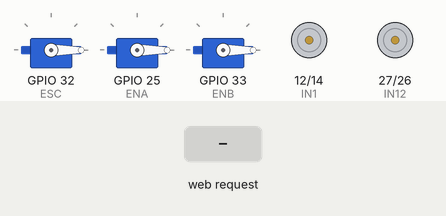
The sketch below on a simulated ESP32. On the bench: 3 × servo, motor-driver pin pairs drawn as motors (green arrow = first pin HIGH = forward, orange = second pin HIGH = backward, longer = more drive). The test bench sets the inputs (shaded band). What the sketch prints to the serial monitor is not drawn.

Above: at 2.2 s.
2.3 s: HTTP request GET /u?x=1&y=1&s=1 received
At 3.3 s:
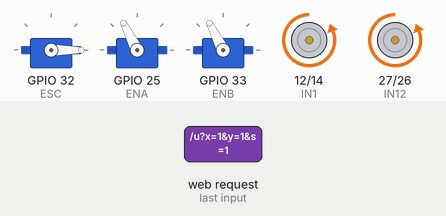
3.8 s: HTTP request GET /u?x=120&y=120&s=120 received
At 4.5 s:
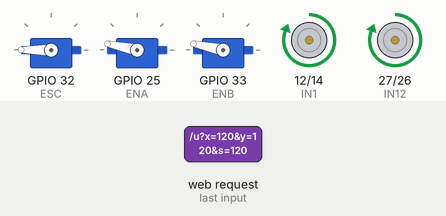
Timing chart, 0 to 6.8 s (numbered marks = the images above; inputs shaded):
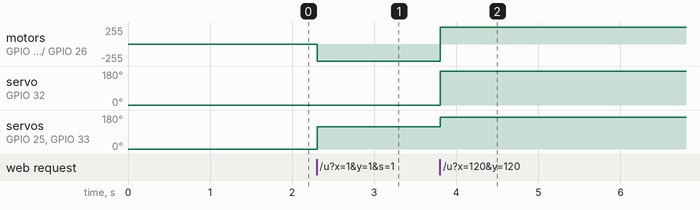

The sketch:

battlebotESP.ino
```cpp
#include <WiFi.h>
#include <WebServer.h>
#include <ESP32Servo.h>
#include "html_page.h"

// WiFi credentials
const char* ssid = "henesp";
const char* password = "12345678";

WebServer server(80);
Servo ESC; // ESC control instance
Servo ENA_Servo; // Servo for Motor 1 speed
Servo ENB_Servo; // Servo for Motor 2 speed

// Motor pin definitions
const int IN1 = 12;   // Motor 1 direction pin
const int IN2 = 14;   // Motor 1 direction pin
const int ENA = 25;    // Motor 1 speed PWM pin

const int IN12 = 27;  // Motor 2 direction pin
const int IN22 = 26;  // Motor 2 direction pin
const int ENB = 33;   // Motor 2 speed PWM pin

// Joystick values from HTML page
int xValue = 50;
int yValue = 50;
int sliderValue = 0; // Used for controlling the ESC
bool joystickEnabled = true;

void escControl() {
    int pwmVal = map(sliderValue, 0, 100, 0, 180);

    // Dead zone to prevent unintended small values affecting ESC
    if (pwmVal > 0 && pwmVal < 10) {
        pwmVal = 0;
    }

    ESC.write(pwmVal); // Write the PWM value to the ESC
}

// Motor control based on joystick's yValue
void motorControl() {
    int motorSpeed = map(abs(yValue - 50), 0, 50, 0, 120); // Map yValue distance from 50 to servo angle (0-180)

    if (yValue > 50) { // Move forward
        digitalWrite(IN1, HIGH);
        digitalWrite(IN2, LOW);
        digitalWrite(IN12, HIGH);
        digitalWrite(IN22, LOW);
    } else if (yValue < 50) { // Move backward
        digitalWrite(IN1, LOW);
        digitalWrite(IN2, HIGH);
        digitalWrite(IN12, LOW);
        digitalWrite(IN22, HIGH);
    } else { // Stop
        motorSpeed = 0;
        digitalWrite(IN1, LOW);
        digitalWrite(IN2, LOW);
        digitalWrite(IN12, LOW);
        digitalWrite(IN22, LOW);
    }

    // Set motor speeds using Servo.write
    ENA_Servo.write(motorSpeed);
    ENB_Servo.write(motorSpeed);

    Serial.printf("Motor Speed (Servo Angle): %d\n", motorSpeed);
}

void handleRoot() {
    server.send(200, "text/html", htmlPage);
}

void handleUpdate() {
    if (server.hasArg("x") && server.hasArg("y") && server.hasArg("s")) {
        xValue = server.arg("x").toInt();
        yValue = server.arg("y").toInt();
        sliderValue = server.arg("s").toInt();

        Serial.printf("X: %d, Y: %d, Slider: %d\n", xValue, yValue, sliderValue);
        server.send(200, "text/plain", "OK");
    } else {
        server.send(400, "text/plain", "Bad Request");
    }
}

void setup() {
    Serial.begin(115200);

    // Setup WiFi
    WiFi.softAP(ssid, password);
    Serial.println("Access point started");
    Serial.printf("IP Address: %s\n", WiFi.softAPIP().toString().c_str());

    // Setup server routes
    server.on("/", handleRoot);
    server.on("/u", handleUpdate);
    server.begin();
    Serial.println("Server started");

    // Initialize ESC
    ESC.attach(32); // Connect ESC to pin 32
    ESC.write(0);   // Stop ESC initially
    delay(1000);    // Allow time for ESC initialization

    // Initialize servo motors
    ENA_Servo.attach(ENA); // Attach servo to ENA pin
    ENB_Servo.attach(ENB); // Attach servo to ENB
    ENA_Servo.write(0);   // Stop ESC initially
    ENB_Servo.write(0);   // Stop ESC initially


    // Initialize motor direction pins
    pinMode(IN1, OUTPUT);
    pinMode(IN2, OUTPUT);
    pinMode(IN12, OUTPUT);
    pinMode(IN22, OUTPUT);
}

void loop() {
    escControl();       // Control ESC based on slider input
    motorControl();     // Control motors based on joystick yValue
    server.handleClient(); // Handle web server requests
}
```

html_page.h
```cpp
#ifndef HTML_PAGE_H
#define HTML_PAGE_H

const String htmlPage = R"=====(
<!DOCTYPE html>
<html>
<head>
  <title>Rhoomba Remote</title>
  <style>
    body { background: #DC143C; color: white; text-align: center; margin: 0; padding: 0; overflow: hidden; font-family: Arial, sans-serif; }
    h1 { margin-top: 10px; }
    #container { display: flex; justify-content: space-around; align-items: center; height: 100vh; }
    #joystick-container { width: 300px; height: 300px; background: white; border-radius: 50%; position: relative; touch-action: none; }
    #joystick { width: 75px; height: 75px; background: #ff4d4d; border-radius: 50%; position: absolute; top: 112.5px; left: 112.5px; }
    #slider { width: 300px; }
    button { margin-top: 20px; padding: 10px 20px; font-size: 16px; background: #4CAF50; color: white; border: none; cursor: pointer; }
    button:active { background: #3e8e41; }
  </style>
</head>
<body>
  <h1>Rhoomba Remote</h1>
  <div id="container">
    <div>
      <div id="joystick-container">
        <div id="joystick"></div>
      </div>
      <p>X: <span id="xValue">50</span>, Y: <span id="yValue">50</span></p>
      <button onclick="toggleControl()">Toggle Control</button>
    </div>
    <div>
      <label>Control:</label>
      <input type="range" id="slider" min="0" max="100" value="0">
      <p>Slider: <span id="sliderValue">0</span></p>
    </div>
  </div>
  <script>
    const joystick = document.getElementById('joystick');
    const container = document.getElementById('joystick-container');
    const slider = document.getElementById('slider');
    let xValue = 50, yValue = 50, sliderValue = 0, joystickEnabled = true;
    let lastX = 50, lastY = 50, lastSlider = 0;

    container.addEventListener('touchmove', (event) => {
      if (!joystickEnabled) return;
      event.preventDefault();
      const rect = container.getBoundingClientRect();
      const centerX = rect.left + rect.width / 2;
      const centerY = rect.top + rect.height / 2;
      let x = event.touches[0].clientX - centerX;
      let y = event.touches[0].clientY - centerY;
      const distance = Math.min(Math.sqrt(x * x + y * y), 112.5);
      const angle = Math.atan2(y, x);
      x = distance * Math.cos(angle);
      y = distance * Math.sin(angle);
      joystick.style.left = `${x + 112.5}px`;
      joystick.style.top = `${y + 112.5}px`;
      xValue = Math.round((x / 112.5) * 50 + 50);
      yValue = Math.round(50 - (y / 112.5) * 50);
      document.getElementById('xValue').textContent = xValue;
      document.getElementById('yValue').textContent = yValue;
    });

    container.addEventListener('touchend', () => {
      joystick.style.left = '112.5px';
      joystick.style.top = '112.5px';
      xValue = yValue = 50;
      document.getElementById('xValue').textContent = xValue;
      document.getElementById('yValue').textContent = yValue;
    });

    slider.oninput = () => {
      sliderValue = slider.value;
      document.getElementById('sliderValue').textContent = sliderValue;
    };

    function toggleControl() {
      joystickEnabled = !joystickEnabled;
      alert(`Joystick Control ${joystickEnabled ? 'Enabled' : 'Disabled'}`);
    }

    function sendData() {
      if (xValue !== lastX || yValue !== lastY || sliderValue !== lastSlider) {
        const xhr = new XMLHttpRequest();
        xhr.open('GET', `/u?x=${xValue}&y=${yValue}&s=${sliderValue}`, true);
        xhr.send();
        lastX = xValue; lastY = yValue; lastSlider = sliderValue;
      }
    }

    setInterval(sendData, 100);
  </script>
</body>
</html>
)=====";

#endif
```

Measured:
- after the input at 2.3 s, motor on GPIO 12 (IN1) / GPIO 14 (IN2), motor on GPIO 27 (IN12) / GPIO 26 (IN22): stopped → backward 255/255 at once; servo on GPIO 25 (ENA), servo on GPIO 33 (ENB): 0° → 117° at once
- after the input at 3.8 s, motor on GPIO 12 (IN1) / GPIO 14 (IN2), motor on GPIO 27 (IN12) / GPIO 26 (IN22): backward 255/255 → forward 255/255 at once; servo on GPIO 32 (ESC): 0° → 180° at once; servo on GPIO 25 (ENA), servo on GPIO 33 (ENB): 117° → 168° at once
